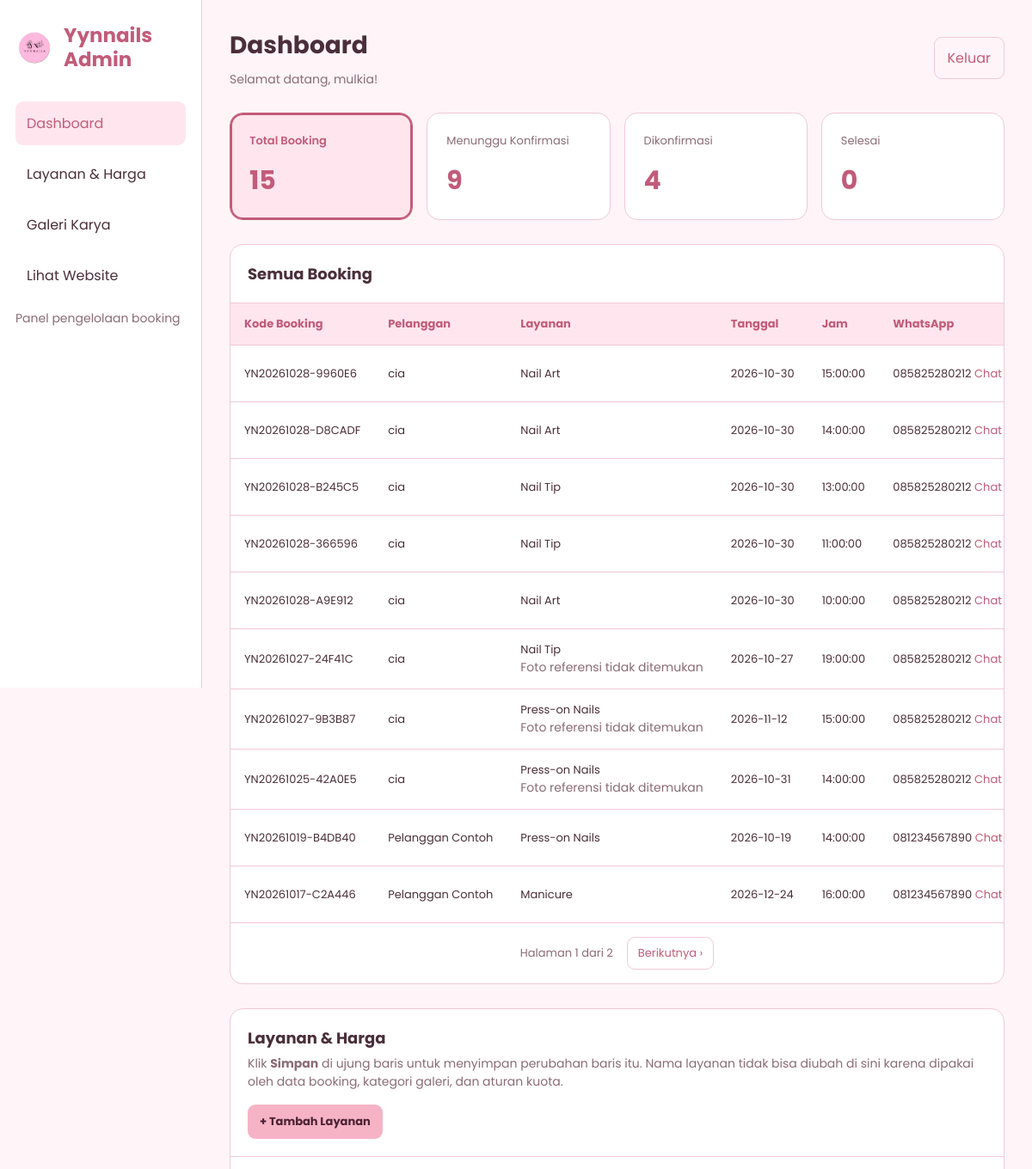
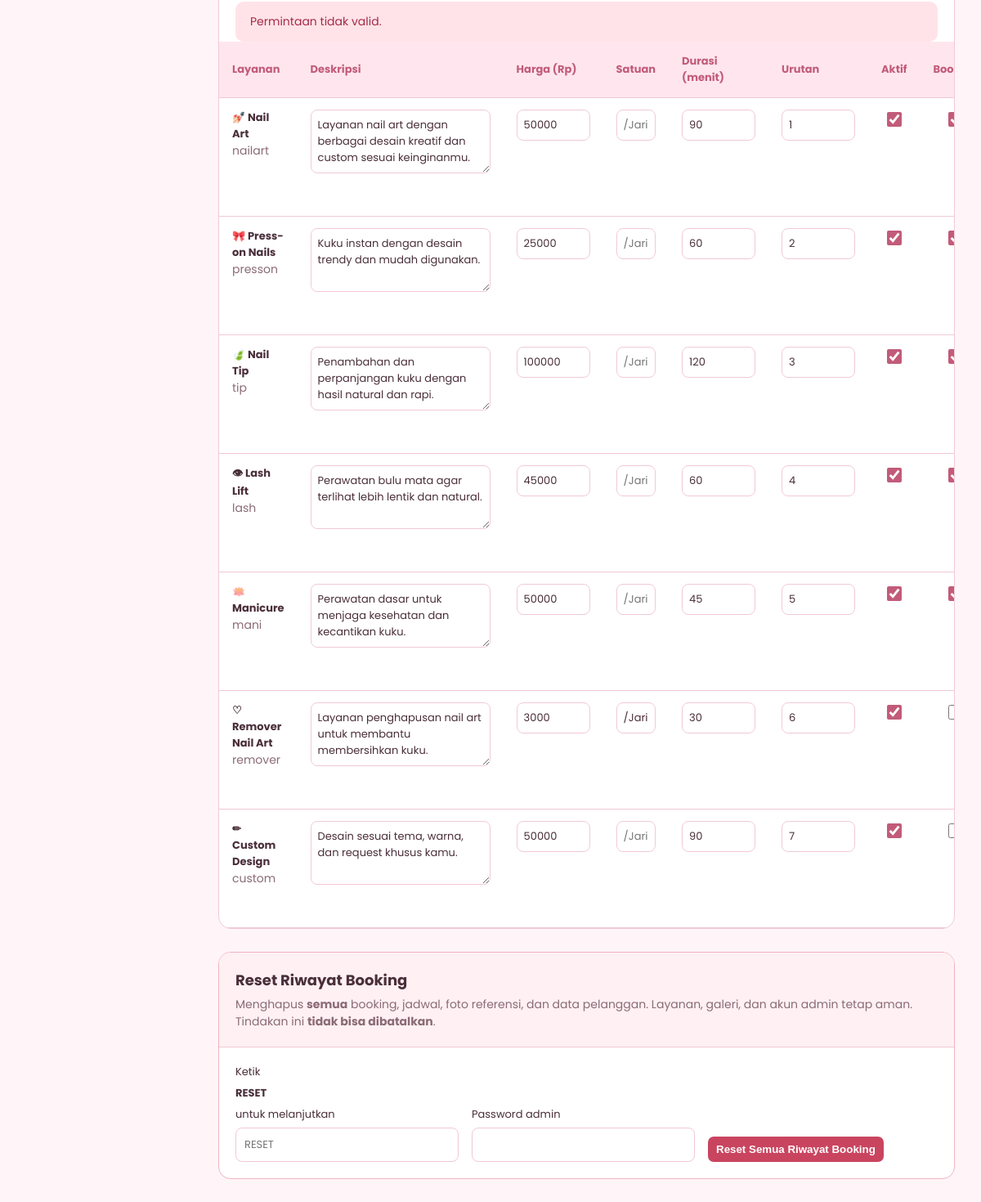
/admin/dashboard.php?pesan_layanan=tidak_valid (signed in), run on the app's committed database (2 pictures, top to bottom).
### tables this page shows
CREATE TABLE IF NOT EXISTS `pesanan` (
  `id_pesanan` int NOT NULL AUTO_INCREMENT,
  `id_pelanggan` int NOT NULL,
  `kode_booking` varchar(255) NOT NULL,
  `layanan` varchar(100) NOT NULL,
  `tanggal` date NOT NULL,
  `jam` time NOT NULL,
  `referensi_design` varchar(255) NOT NULL,
  `catatan` text NOT NULL,
  `status` varchar(100) NOT NULL,
  `created_at` timestamp NOT NULL DEFAULT CURRENT_TIMESTAMP,
  `slot_aktif` varchar(20) GENERATED ALWAYS AS (IF(`status` IN ('Menunggu Konfirmasi','Dikonfirmasi'), CONCAT(`tanggal`,' ',`jam`), NULL)) STORED,
  PRIMARY KEY (`id_pesanan`),
  UNIQUE KEY `uniq_slot_aktif` (`slot_aktif`),
  KEY `id_pelanggan` (`id_pelanggan`),
  CONSTRAINT `pesanan_ibfk_1` FOREIGN KEY (`id_pelanggan`) REFERENCES `pelanggan` (`id_pelanggan`)
);

CREATE TABLE IF NOT EXISTS `pelanggan` (
  `id_pelanggan` int NOT NULL AUTO_INCREMENT,
  `nama` varchar(100) NOT NULL,
  `no_whatsapp` varchar(20) NOT NULL,
  `created_at` timestamp NOT NULL DEFAULT CURRENT_TIMESTAMP,
  `updated_at` timestamp NOT NULL DEFAULT CURRENT_TIMESTAMP,
  PRIMARY KEY (`id_pelanggan`)
);

CREATE TABLE IF NOT EXISTS `layanan` (
  `id_layanan` int NOT NULL AUTO_INCREMENT,
  `nama_layanan` varchar(100) NOT NULL,
  `deskripsi` text NOT NULL,
  `harga` decimal(12,2) NOT NULL,
  `satuan` varchar(20) NOT NULL DEFAULT '',
  `gambar` varchar(255) NOT NULL DEFAULT '',
  `gambar_harga` varchar(255) NOT NULL DEFAULT '',
  `ikon` varchar(20) NOT NULL DEFAULT '✦',
  `kategori` varchar(30) NOT NULL,
  `kelompok` enum('utama','lainnya') NOT NULL DEFAULT 'utama',
  `urutan` int NOT NULL DEFAULT '0',
  `tampil_layanan` tinyint(1) NOT NULL DEFAULT '1',
  `tampil_harga` tinyint(1) NOT NULL DEFAULT '1',
  `bisa_booking` tinyint(1) NOT NULL DEFAULT '1',
  `unggulan` tinyint(1) NOT NULL DEFAULT '0',
  `aktif` tinyint(1) NOT NULL DEFAULT '1',
  `durasi_menit` int NOT NULL DEFAULT '60',
  PRIMARY KEY (`id_layanan`)
);

### admin/includes/lib.php (called while the page is built, shortened)
<?php
require_once __DIR__ . '/header.php';
require_once __DIR__ . '/navbar.php';
require_once __DIR__ . '/footer.php';
function h($value): string {
    return htmlspecialchars((string) $value, ENT_QUOTES, 'UTF-8');
}
function render_admin(string $key): void {
    require __DIR__ . '/../pages/' . $key . '.php';
}

### admin/dashboard.php (called while the page is built)
<?php
require __DIR__ . '/includes/lib.php';
render_admin('dashboard');

### admin/pages/dashboard.php (the view, shortened to what this page needs)
<?php
$namaAdmin = $_SESSION['admin_nama'] ?? 'Admin';
$pesanLayanan = [
    'berhasil'    => ['ok',  'Layanan berhasil diperbarui. Tampilan website ikut berubah.'],
    'ditambah'    => ['ok',  'Layanan baru berhasil ditambahkan. Tampilan website ikut berubah.'],
    'csrf'        => ['err', 'Sesi formulir tidak valid. Muat ulang halaman lalu coba lagi.'],
    'tidak_valid' => ['err', 'Permintaan tidak valid.'],
    'deskripsi'   => ['err', 'Deskripsi wajib diisi, maksimal 1000 karakter.'],
    'satuan'      => ['err', 'Satuan maksimal 20 karakter.'],
    'harga'       => ['err', 'Harga harus berupa angka bulat (contoh: 50000).'],
    'durasi'      => ['err', 'Durasi harus antara 5 sampai 600 menit.'],
    'urutan'      => ['err', 'Urutan harus berupa angka 0 sampai 999.'],
    'gagal'       => ['err', 'Gagal menyimpan perubahan. Silakan coba lagi.'],
    'diubah'        => ['ok',  'Layanan berhasil diperbarui. Tampilan website ikut berubah.'],
    'diubah_kuota'  => ['ok',  'Layanan berhasil diperbarui. Catatan: nama lama masih tercantum di aturan kuota (data/content.php), ganti manual di sana.'],
    'dihapus'       => ['ok',  'Layanan berhasil dihapus. Riwayat booking lama tetap tersimpan.'],
    'hapus_ditolak' => ['err', 'Layanan tidak bisa dihapus karena masih punya booking yang menunggu atau dikonfirmasi. Selesaikan bookingnya dulu, atau nonaktifkan layanan.'],
    'tidak_ditemukan' => ['err', 'Layanan tidak ditemukan.'],
];
$infoLayanan = $pesanLayanan[$_GET['pesan_layanan'] ?? ''] ?? null;
$petaFilter = [
    'menunggu'     => 'Menunggu Konfirmasi',
    'dikonfirmasi' => 'Dikonfirmasi',
    'selesai'      => 'Selesai',
];
$filter = (string) ($_GET['status'] ?? '');
if (!isset($petaFilter[$filter])) {
    $filter = '';
}
$perHalaman = 10;
$hal = max(1, (int) filter_var($_GET['hal'] ?? 1, FILTER_VALIDATE_INT, ['options' => ['default' => 1]]));
try {
    $total = (int) $pdo->query(
        'SELECT COUNT(*) FROM pesanan'
    )->fetchColumn();
    $menunggu = (int) $pdo->query(
        "SELECT COUNT(*) FROM pesanan
         WHERE status = 'Menunggu Konfirmasi'"
    )->fetchColumn();
    $dikonfirmasi = (int) $pdo->query(
        "SELECT COUNT(*) FROM pesanan
         WHERE status = 'Dikonfirmasi'"
    )->fetchColumn();
    $selesai = (int) $pdo->query(
        "SELECT COUNT(*) FROM pesanan
         WHERE status = 'Selesai'"
    )->fetchColumn();
    $jumlahTampil = $filter === '' ? $total : (int) match ($filter) {
        'menunggu' => $menunggu, 'dikonfirmasi' => $dikonfirmasi, default => $selesai,
    };
    $totalHalaman = max(1, (int) ceil($jumlahTampil / $perHalaman));
    $hal = min($hal, $totalHalaman);
    $stmt = $pdo->prepare(
        'SELECT p.kode_booking, p.layanan, p.tanggal,
                p.jam, p.status, p.referensi_design,
                pl.nama, pl.no_whatsapp
         FROM pesanan p
         INNER JOIN pelanggan pl
            ON p.id_pelanggan = pl.id_pelanggan
         ' . ($filter !== '' ? 'WHERE p.status = :status' : '') . '
         ORDER BY p.id_pesanan DESC
         LIMIT ' . $perHalaman . ' OFFSET ' . (($hal - 1) * $perHalaman)
    );
    $stmt->execute($filter !== '' ? ['status' => $petaFilter[$filter]] : []);
    $pesanan = $stmt->fetchAll();
} catch (Throwable $e) {
    error_log($e->getMessage());
    http_response_code(500);
    exit('Data dashboard belum dapat dimuat. Periksa struktur tabel database.');
}
$layanan = [];
$layananError = '';
try {
    $layanan = $pdo->query(
        'SELECT id_layanan, nama_layanan, ikon, kategori, deskripsi, harga, satuan,
                durasi_menit, urutan, aktif, bisa_booking, tampil_layanan,
                tampil_harga, unggulan
         FROM layanan
         ORDER BY urutan, id_layanan'
    )->fetchAll();
} catch (Throwable $e) {
    error_log('Gagal memuat layanan di dashboard: ' . $e->getMessage());
    $layananError = in_array($_SERVER['REMOTE_ADDR'] ?? '', ['127.0.0.1', '::1'], true)
        ? $e->getMessage()
        : 'Data layanan belum dapat dimuat.';
}
function link_dash(string $filter, int $hal = 1): string {
    $q = [];
    if ($filter !== '') $q['status'] = $filter;
    if ($hal > 1) $q['hal'] = $hal;
    return 'dashboard.php' . ($q ? '?' . http_build_query($q) : '') . '#booking';
}
$judulFilter = $filter === '' ? 'Semua Booking' : 'Booking: ' . $petaFilter[$filter];
?>
<div class="layout">
    <aside class="sidebar">
        <div class="brand">
    <img src="../assets/img/logo.png" alt="Logo Yynnails">
    <span>Yynnails Admin</span>
</div>
        <p class="muted">Panel pengelolaan booking</p>
    </aside>
    <main class="main">
        <header class="topbar">
            <div>
                <h1>Dashboard</h1>
                <div class="muted">
                    Selamat datang, <?= h($namaAdmin) ?>!
                </div>
            </div>
            <a class="logout" href="logout.php">Keluar</a>
        </header>
        <section class="cards">
            <a class="card stat<?= $filter === '' ? ' active' : '' ?>" href="<?= h(link_dash('')) ?>" title="Tampilkan semua booking">
                <p>Total Booking</p>
                <div class="number"><?= $total ?></div>
            </a>
            <a class="card stat<?= $filter === 'menunggu' ? ' active' : '' ?>" href="<?= h(link_dash('menunggu')) ?>" title="Tampilkan yang menunggu konfirmasi">
                <p>Menunggu Konfirmasi</p>
                <div class="number"><?= $menunggu ?></div>
            </a>
            <a class="card stat<?= $filter === 'dikonfirmasi' ? ' active' : '' ?>" href="<?= h(link_dash('dikonfirmasi')) ?>" title="Tampilkan yang sudah dikonfirmasi">
                <p>Dikonfirmasi</p>
                <div class="number"><?= $dikonfirmasi ?></div>
            </a>
            <a class="card stat<?= $filter === 'selesai' ? ' active' : '' ?>" href="<?= h(link_dash('selesai')) ?>" title="Tampilkan yang sudah selesai">
                <p>Selesai</p>
                <div class="number"><?= $selesai ?></div>
            </a>
        </section>
        <section class="panel" id="booking">
            <div class="panel-head head-flex">
                <h2><?= h($judulFilter) ?></h2>
            </div>
            <?php if (!$pesanan): ?>
                <div class="empty"><?= $filter === '' ? 'Belum ada data booking.' : 'Tidak ada booking dengan status ini.' ?></div>
            <?php else: ?>
                <div class="table-wrap">
                    <table>
                        <thead>
                            <tr>
                                <th>Kode Booking</th>
                                <th>Pelanggan</th>
                                <th>Layanan</th>
                                <th>Tanggal</th>
                                <th>Jam</th>
                                <th>WhatsApp</th>
                            </tr>
                        </thead>
                        <tbody>
                        <?php foreach ($pesanan as $item): ?>
                            <tr>
                                <td><?= h($item['kode_booking']) ?></td>
                                <td><?= h($item['nama']) ?></td>
                                <td>
    <?= h($item['layanan']) ?>
       <?php if (!empty($item['referensi_design'])): ?>
        <br>
        <?php if (is_file(__DIR__ . '/../../uploads/referensi/' . basename($item['referensi_design']))): ?>
            <a class="wa-link" target="_blank" rel="noopener noreferrer"
               href="../uploads/referensi/<?= h(rawurlencode($item['referensi_design'])) ?>">Lihat referensi</a>
        <?php else: ?>
            <span class="muted" title="File <?= h($item['referensi_design']) ?> tidak ada di folder uploads/referensi">Foto referensi tidak ditemukan</span>
        <?php endif; ?>
    <?php endif; ?>
</td>
                                <td><?= h($item['tanggal']) ?></td>
                                <td><?= h($item['jam']) ?></td>
                                <td>
    <?php
    $digit = preg_replace('/\D+/', '', (string) $item['no_whatsapp']);
    if (strpos($digit, '0') === 0) { $digit = '62' . substr($digit, 1); }
    ?>
    <?= h($item['no_whatsapp']) ?>
    <?php if ($digit !== ''): ?>
        <a class="wa-link" target="_blank" rel="noopener noreferrer"
           href="https://wa.me/<?= h($digit) ?>">Chat</a>
    <?php endif; ?>
</td>
                            </tr>
                        <?php endforeach; ?>
                        </tbody>
                    </table>
                </div>
            <?php endif; ?>
            <?php if ($totalHalaman > 1): ?>
                <nav class="pager" aria-label="Halaman booking">
                    <span>Halaman <?= $hal ?> dari <?= $totalHalaman ?></span>
                    <?php if ($hal < $totalHalaman): ?><a href="<?= h(link_dash($filter, $hal + 1)) ?>">Berikutnya ›</a><?php endif; ?>
                </nav>
            <?php endif; ?>
        </section>
        <section class="panel" id="layanan" style="margin-top:28px">
            <div class="panel-head head-flex">
                <div>
                    <h2>Layanan &amp; Harga</h2>
                    <p class="muted" style="margin:6px 0 0">
                        Klik <b>Simpan</b> di ujung baris untuk menyimpan perubahan baris itu.
                        Nama layanan tidak bisa diubah di sini karena dipakai oleh data booking,
                        kategori galeri, dan aturan kuota.
                    </p>
                </div>
                <a class="button" href="tambah_layanan.php">+ Tambah Layanan</a>
            </div>
            <?php if ($infoLayanan): ?>
                <div class="alert <?= h($infoLayanan[0]) ?>" role="status" style="margin:16px 20px 0">
                    <?= h($infoLayanan[1]) ?>
                </div>
            <?php endif; ?>
            <?php if ($layananError !== ''): ?>
                <div class="alert err" style="margin:16px 20px">
                    Tabel layanan gagal dimuat: <?= h($layananError) ?>
                </div>
            <?php elseif (!$layanan): ?>
                <p class="empty">Belum ada data layanan.</p>
            <?php else: ?>
                <div class="table-wrap">
                    <table class="edit-table">
                        <thead>
                            <tr>
                                <th>Layanan</th>
                                <th>Deskripsi</th>
                                <th>Harga (Rp)</th>
                                <th>Satuan</th>
                                <th>Durasi (menit)</th>
                                <th>Urutan</th>
                                <th title="Layanan aktif muncul di website">Aktif</th>
                                <th title="Bisa dipilih di form booking">Booking</th>
                            </tr>
                        </thead>
                        <tbody>
                        <?php foreach ($layanan as $r): $id = (int) $r['id_layanan']; $f = 'f' . $id; ?>
                            <tr id="l<?= $id ?>"<?= (int) $r['aktif'] === 1 ? '' : ' class="nonaktif"' ?>>
                                <td>
                                    <b><?= h($r['ikon']) ?> <?= h($r['nama_layanan']) ?></b><br>
                                    <span class="muted"><?= h($r['kategori']) ?></span>
                                </td>
                                <td><textarea name="deskripsi" rows="3" form="<?= $f ?>" required maxlength="1000"><?= h($r['deskripsi']) ?></textarea></td>
                                <td><input type="number" name="harga" form="<?= $f ?>" value="<?= (int) $r['harga'] ?>" min="0" max="99999999" step="1" required></td>
                                <td><input type="text" name="satuan" form="<?= $f ?>" value="<?= h($r['satuan']) ?>" maxlength="20" placeholder="/Jari" size="7"></td>
                                <td><input type="number" name="durasi_menit" form="<?= $f ?>" value="<?= (int) $r['durasi_menit'] ?>" min="5" max="600" step="5" required></td>
                                <td><input type="number" name="urutan" form="<?= $f ?>" value="<?= (int) $r['urutan'] ?>" min="0" max="999" required></td>
                                <td class="cek"><input type="checkbox" name="aktif" value="1" form="<?= $f ?>"<?= (int) $r['aktif'] === 1 ? ' checked' : '' ?>></td>
                                <td class="cek"><input type="checkbox" name="bisa_booking" value="1" form="<?= $f ?>"<?= (int) $r['bisa_booking'] === 1 ? ' checked' : '' ?>></td>
                            </tr>
                        <?php endforeach; ?>
                        </tbody>
                    </table>
                </div>
            <?php endif; ?>
        </section>
        <section class="panel danger-zone" id="reset" style="margin-top:28px">
            <div class="panel-head">
                <h2>Reset Riwayat Booking</h2>
                <p class="muted" style="margin:6px 0 0">
                    Menghapus <b>semua</b> booking, jadwal, foto referensi, dan data pelanggan. Layanan, galeri,
                    dan akun admin tetap aman. Tindakan ini <b>tidak bisa dibatalkan</b>.
                </p>
            </div>
            <form method="post" action="reset_booking.php" class="reset-form"
                  onsubmit="return confirm('Yakin menghapus SEMUA riwayat booking? Data tidak bisa dikembalikan.')">
                <label>Ketik <b>RESET</b> untuk melanjutkan
                    <input type="text" name="konfirmasi" autocomplete="off" placeholder="RESET" required>
                </label>
                <label>Password admin
                    <input type="password" name="password" autocomplete="current-password" required>
                </label>
                <button type="submit" class="danger">Reset Semua Riwayat Booking</button>
            </form>
        </section>
    </main>
</div>

### data on the page
pesanan: kode_booking "YN20261028-9960E6", id_pelanggan.nama "cia", layanan "Nail Art", tanggal "2026-10-30", jam "15:00:00", id_pelanggan.no_whatsapp "085825280212"
pesanan: kode_booking "YN20261028-D8CADF", id_pelanggan.nama "cia", layanan "Nail Art", tanggal "2026-10-30", jam "14:00:00", id_pelanggan.no_whatsapp "085825280212"
pesanan: kode_booking "YN20261028-B245C5", id_pelanggan.nama "cia", layanan "Nail Tip", tanggal "2026-10-30", jam "13:00:00", id_pelanggan.no_whatsapp "085825280212"
pesanan: kode_booking "YN20261028-366596", id_pelanggan.nama "cia", layanan "Nail Tip", tanggal "2026-10-30", jam "11:00:00", id_pelanggan.no_whatsapp "085825280212"
pesanan: kode_booking "YN20261028-A9E912", id_pelanggan.nama "cia", layanan "Nail Art", tanggal "2026-10-30", jam "10:00:00", id_pelanggan.no_whatsapp "085825280212"
pesanan: kode_booking "YN20261027-24F41C", id_pelanggan.nama "cia", layanan "Nail Tip", tanggal "2026-10-27", jam "19:00:00", id_pelanggan.no_whatsapp "085825280212"
pesanan: kode_booking "YN20261027-9B3B87", id_pelanggan.nama "cia", layanan "Press-on Nails", tanggal "2026-11-12", jam "15:00:00", id_pelanggan.no_whatsapp "085825280212"
pesanan: kode_booking "YN20261025-42A0E5", id_pelanggan.nama "cia", layanan "Press-on Nails", tanggal "2026-10-31", jam "14:00:00", id_pelanggan.no_whatsapp "085825280212"
pesanan: kode_booking "YN20261019-B4DB40", id_pelanggan.nama "Pelanggan Contoh", layanan "Press-on Nails", tanggal "2026-10-19", jam "14:00:00", id_pelanggan.no_whatsapp "081234567890"
pesanan: kode_booking "YN20261017-C2A446", id_pelanggan.nama "Pelanggan Contoh", layanan "Manicure", tanggal "2026-12-24", jam "16:00:00", id_pelanggan.no_whatsapp "081234567890"
layanan: ikon "💅🏻", nama_layanan "Nail Art", kategori "nailart", deskripsi "Layanan nail art dengan berbagai desain kreatif dan custom sesuai keinginanmu.", harga "50000", durasi_menit "90", urutan "1", aktif "☑", bisa_booking "☑"
layanan: ikon "🎀", nama_layanan "Press-on Nails", kategori "presson", deskripsi "Kuku instan dengan desain trendy dan mudah digunakan.", harga "25000", durasi_menit "60", urutan "2", aktif "☑", bisa_booking "☑"
layanan: ikon "🍃", nama_layanan "Nail Tip", kategori "tip", deskripsi "Penambahan dan perpanjangan kuku dengan hasil natural dan rapi.", harga "100000", durasi_menit "120", urutan "3", aktif "☑", bisa_booking "☑"
layanan: ikon "👁", nama_layanan "Lash Lift", kategori "lash", deskripsi "Perawatan bulu mata agar terlihat lebih lentik dan natural.", harga "45000", durasi_menit "60", urutan "4", aktif "☑", bisa_booking "☑"
layanan: ikon "🪷", nama_layanan "Manicure", kategori "mani", deskripsi "Perawatan dasar untuk menjaga kesehatan dan kecantikan kuku.", harga "50000", durasi_menit "45", urutan "5", aktif "☑", bisa_booking "☑"
layanan: ikon "♡", nama_layanan "Remover Nail Art", kategori "remover", deskripsi "Layanan penghapusan nail art untuk membantu membersihkan kuku.", harga "3000", satuan "/Jari", durasi_menit "30", urutan "6", aktif "☑"
layanan: ikon "✏", nama_layanan "Custom Design", kategori "custom", deskripsi "Desain sesuai tema, warna, dan request khusus kamu.", harga "50000", durasi_menit "90", urutan "7", aktif "☑"

### other printed values
$label "Dashboard"
$label "Layanan & Harga"
$label "Galeri Karya"
$label "Lihat Website"
$namaAdmin "mulkia"
$total "15"
$menunggu "9"
$dikonfirmasi "4"
$selesai "0"
$judulFilter "Semua Booking"
$hal "1"
$totalHalaman "2"
$infoLayanan[1] "Permintaan tidak valid."
